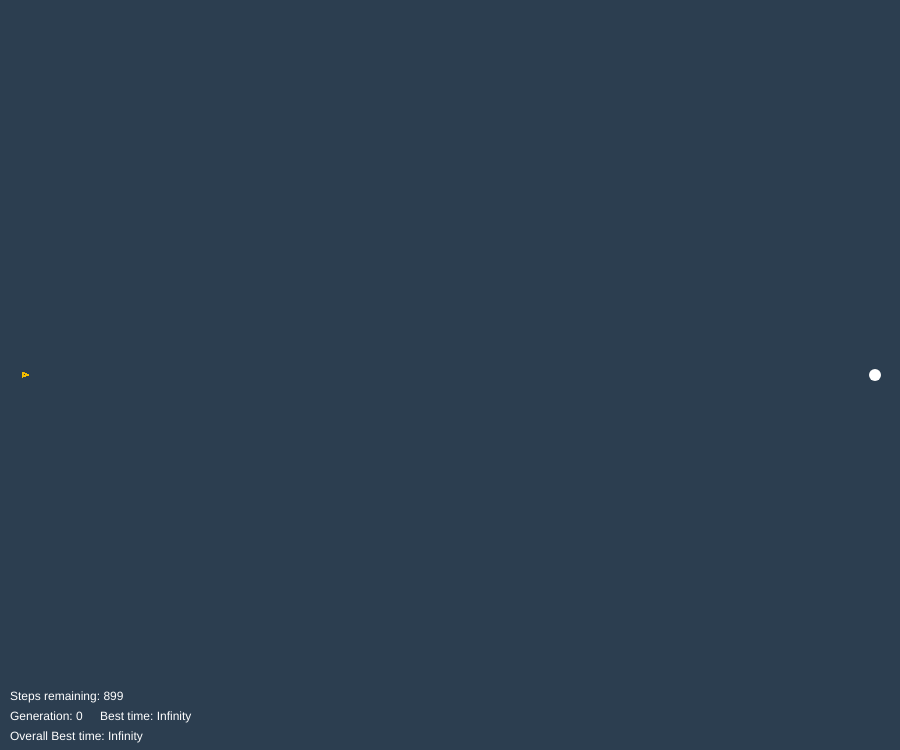
Frame 1 (no input)
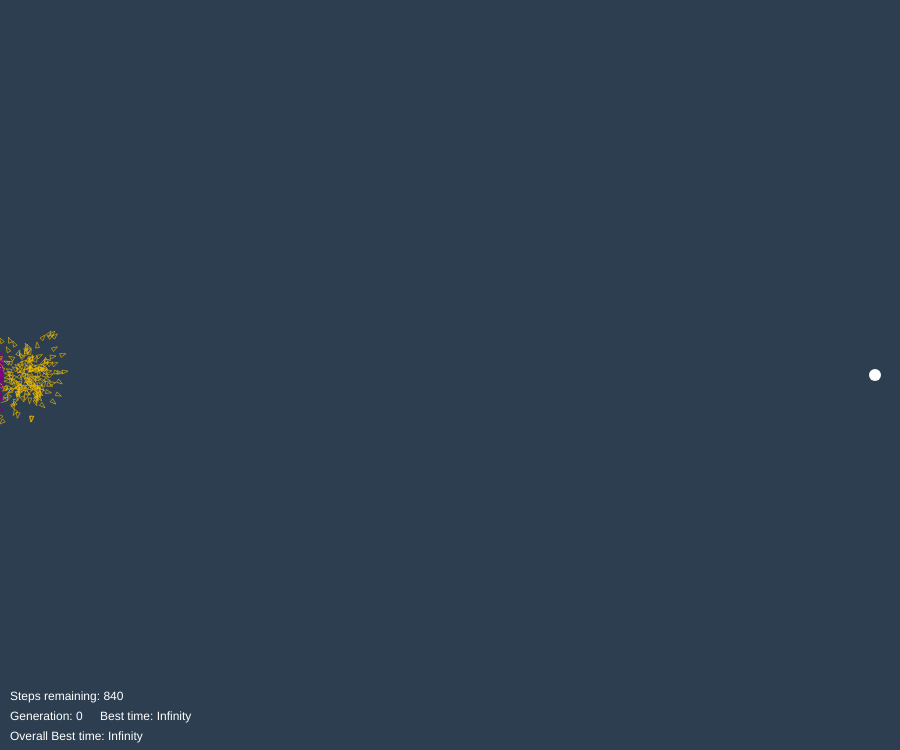
Frame 60 (no input)
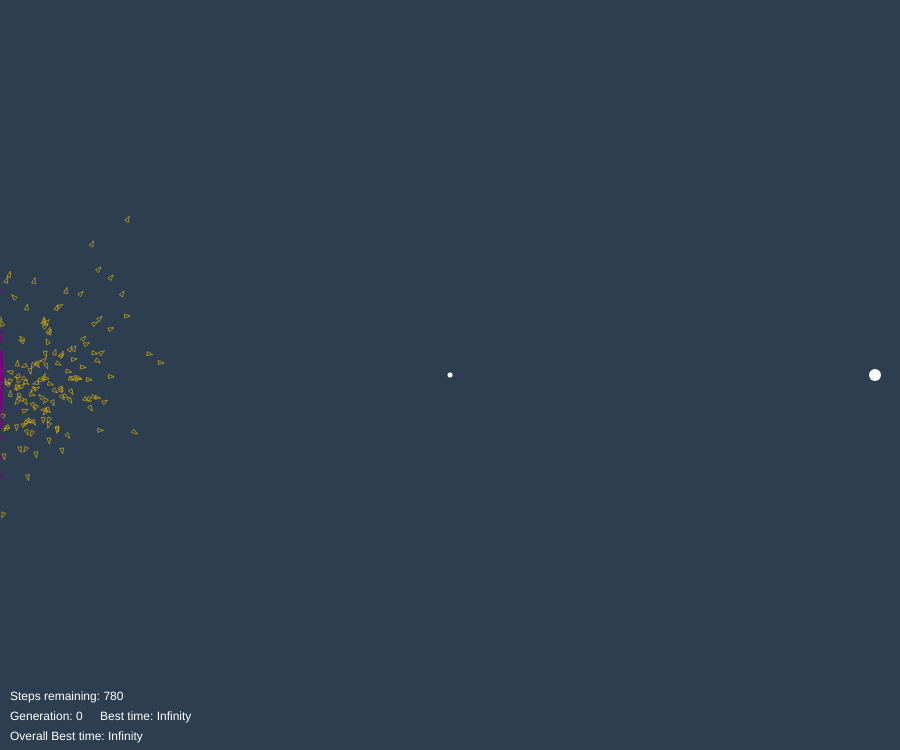
Frame 120 (the mouse pressed at the canvas centre since frame 60)

The p5.js sketch that drew these frames (run headless with seeded random() and noise() and a simulated clock; from frame 60 on, the mouse is pressed at the canvas centre):

// p5.js sketch
// ── sketch.js
let width, height;
let x, y;
let start_time;
let draw_best_header, draw_best_body;
let destination;
let population;
const obstacles = [];
let x1, y1;
let newRect;

function setup() {
  width = windowWidth * 0.75;
  height = windowHeight * 0.75;
  x = (windowWidth - width) / 2;
  y = (windowHeight - height) / 2;
  const cnv = createCanvas(width, height);
  cnv.position(x, y);
  init();
}

function init() {
  const mutation_rate = 0.01;
  const population_size = 200;
  destination = createVector(width - 25, height/2);
  population = new Population(mutation_rate, population_size);
}
 
function draw() {
  background(44, 62, 80);
  const cycle = population.show();

  fill(255);
  noStroke();
  ellipse(destination.x, destination.y, 12, 12);
  text(`Steps remaining: ${cycle}`, 10, height - 50);
  text(`Generation: ${population.generation}`, 10, height - 30);
  text(`Best time: ${population.gen_fastest_time}`, 100, height - 30);
  text(`Overall Best time: ${population.fastest_time}`, 10, height - 10);
  for (let i = 0; i < obstacles.length; i++) {
    stroke(255);
    strokeWeight(2);
    line(obstacles[i].x1, obstacles[i].y1, obstacles[i].x2, obstacles[i].y2);
  }
  if (!cycle) {
    const gft = population.gen_fastest_time;
    population.evolve(destination);
    // console.log(`Best fitness from last generation: ${population.max_fitness} with a time of ${gft}`);
  }

  if (x1) {
    stroke(255);
    strokeWeight(5);
    line(x1, y1, mouseX, mouseY);
  }

}

function mousePressed() {
  if (mouseX > 0 && mouseX < width && mouseY > 0 && mouseY < height) { 
    if (!x1) {
      x1 = mouseX;
      y1 = mouseY;
    } else {
      obstacles.push({x1, y1, x2: mouseX, y2: mouseY });
      x1 = null;
      y1 = null;
    }
  } else {
    x1 = null;
    y1 = null;
  }
  
  // prevent default
  return false;
}


// ── dna.js
class DNA {
  constructor(lifespan) {
    this.lifespan = lifespan;
    this.slice_point = ceil(random(0, this.lifespan));
    this.genes = [];
    this.fitness = 0;
    this.accept_probability = 0.01;
    this.mutation_mag = 0.1;
    for (let i = 0; i < this.lifespan; i++) {
      this.genes[i] = p5.Vector.random2D();
      this.genes[i].setMag(0.1);
    }
 }
 
 breedWith(parent_b, _className, params) {
  const child = new _className(params);
  for (let i = 0; i < this.genes.length; i++) {
    if (i < this.slice_point) child.dna.genes[i] = this.genes[i];
    else child.dna.genes[i] = parent_b.genes[i];
  }
  return child;
 }

 mutate(mutation_rate) {
  for (let i = 0; i < this.genes.length; i++) {
    const random_num = random(0,1);
    if (random_num < mutation_rate) {
      const randomVector = p5.Vector.random2D();
      randomVector.setMag(this.mutation_mag);
      this.genes[i] = randomVector;
    }
  }
 }
}
// ── population.js
class Population {
  constructor(rate = 0.005, num_ind = 200) {
    this.lifespan = floor(width);
    this.generation = 0;
    this.finished = false;
    this.init_mutation_rate = rate;
    this.mutation_rate = this.init_mutation_rate;
    this.mutation_change = 0.97;
    this.perfect_score = 1;
    this.num_individuals = num_ind;
    this.fitness_sum = 0;
    this.max_fitness = 0;
    this.rockets = [];
    for (let i = 0; i < this.num_individuals; i++) {
      this.rockets[i] = new Rocket(this.lifespan);
    }
    this.cycle = this.lifespan;
    this.fastest_time = Infinity;
    this.gen_fastest_time = Infinity;

    this.any_rocket_arrived = false;
  }

  show() {
    let rockets_finished = 0;
    if (this.cycle > this.lifespan) return;
    for (let i = 0; i < this.rockets.length; i++) {
      const cycle_arrived = this.rockets[i].update(this.cycle);
      if (cycle_arrived) {
        this.any_rocket_arrived = true;
        const time = this.lifespan - cycle_arrived;
        if (time < this.gen_fastest_time) this.gen_fastest_time = time;
      }
      this.rockets[i].show();
      if (this.rockets[i].crashed || this.rockets[i].arrived || this.rockets[i].fled) rockets_finished++;
    }
    if (rockets_finished === this.rockets.length) return;
    this.cycle--;
    return this.cycle;
  }

  evolve(destination) {
    this.cycle = this.lifespan;
    if (this.gen_fastest_time < this.fastest_time) this.fastest_time = this.gen_fastest_time;
    this.calculate_fitness(destination, this.cycle);
    this.updateMutation();
    this.generate();
    this.generation++;
    this.any_rocket_arrived = false;
    this.gen_fastest_time = Infinity;
  }

  // Calculate Fitness
  calculate_fitness(destination) {
    this.fitness_sum = 0;
    this.max_fitness = 0;
    for (let i = 0; i < this.rockets.length; i++) {
      const fitness = this.rockets[i].calculate_fitness(destination);
      if (fitness > this.max_fitness) this.max_fitness = fitness;
      this.fitness_sum += fitness;
    }
  }

  // Create next generation
  generate() {
    const next_generation = [];
    for (let i = 0; i < this.rockets.length; i++) {
      const parent_a = this.pickOne(this.rockets);
      const parent_b = this.pickOne(this.rockets);
      const child = parent_a.dna.breedWith(parent_b.dna, Rocket);
      child.dna.mutate(this.mutation_rate);
      next_generation[i] = child;
    }
    this.generation++;
    this.rockets = next_generation;
  }

  updateMutation() {
    if (this.any_rocket_arrived) {
      this.mutation_rate *= this.mutation_change;
    } else {
      this.mutation_rate = this.init_mutation_rate;
    }
  }

  // Natural selection based on a weighted random based on fitness
  pickOne(list) {
    let index = 0;
    let r = random(0, this.fitness_sum);
    while (r > 0) {
      r -= list[index].dna.fitness;
      index++;
    }

    return list[index-1];
  }
}
// ── rocket.js
class Rocket {
  constructor(lifespan) {
    this.lifespan = lifespan;
    this.pos = createVector(25,height/2);
    this.vel = createVector();
    this.acc = createVector();
    this.special = false;
    this.color = this.special ? color('red') : color(246, 193, 1, 150);
    this.dna = new DNA(this.lifespan);
    this.max_speed = 3;
    this.arrived = false;
    this.crashed = false;
    this.fled = false;
    this.abs_dist;
    this.cycle_arrived = 0;
    this.cycle_failed = this.lifespan;
    this.collision_dist = 2;
  }

  applyForce(force) {
    this.acc.add(force);
  }

  // pass in target (x & y coordinates that it is trying to reach) 
  calculate_fitness() {
    if (this.arrived) {
      this.dna.fitness = 1;
    } else  {
      const inverse_dist = 1 / (this.abs_dist + 0.00000001);
      this.dna.fitness = pow(inverse_dist, 3);
    }

    if (this.crashed) this.dna.fitness *= 0.1;
    if (this.fled) this.dna.fitness *= 0.5;
    this.dna.fitness *= ((this.cycle_arrived / this.lifespan) + 0.00000001); 

    
    return this.dna.fitness;
  }

  update(cycle) {
    this.abs_dist = abs(dist(this.pos.x, this.pos.y, destination.x, destination.y));
    if (this.abs_dist < 6 && !this.arrived) {
      this.arrived = true;
      this.color = color('green');
      this.cycle_arrived = cycle;
    }

    if (this.pos.x < 0 || this.pos.x > width || this.pos.y < 0 || this.pos.y > height) {
      this.fled = true;
      this.color = color('purple');
      this.cycle_failed = cycle;
    }

    for (let i = 0; i < obstacles.length; i++) {
      if (this.intersectsObstacles(obstacles)) {
        this.crashed = true;
        this.color = color('red');
        this.cycle_failed = cycle;
      }
    }

    this.applyForce(this.dna.genes[cycle]);
    if (!this.arrived && !this.crashed && !this.fled) {
      this.vel.add(this.acc);
      this.vel.limit(this.max_speed);
      this.pos.add(this.vel);
      this.acc.mult(0);
    }
    return this.cycle_arrived;
  }

  intersectsObstacles(obs) {
    for (let i = 0; i < obs.length; i++) {
      const distance = this.calcDistanceToLineSegment(obs[i]);
      if (distance < this.collision_dist) return true;
    }
    return false;
  }

  calcDistanceToLineSegment(o) {
    const dist_a = dist(this.pos.x, this.pos.y, o.x1, o.y1);
    const dist_b = dist(this.pos.x, this.pos.y, o.x2, o.y2);
    const dist_c = dist(o.x1, o.y1,o.x2, o.y2);
    
    if (sq(dist_b) > (sq(dist_a) + sq(dist_c))) {
      return dist_a;
    } else if(sq(dist_a) > (sq(dist_b) + sq(dist_c))) {
      return dist_b;
    } else {
      const s = (dist_a + dist_b + dist_c)/2;
      return (2/dist_c) * sqrt(s * (s-dist_a)*(s-dist_b)*(s-dist_c));
    }
  }

  show() {
    strokeWeight(1);
    stroke(this.color);
    noFill(); // It is more performant without filling

		const r = 3;
		const angle = this.vel.heading();
		const anglePlus = 2.5;
    triangle(
			this.pos.x + Math.cos(angle) * r, this.pos.y + Math.sin(angle) * r,
			this.pos.x + Math.cos(angle + anglePlus) * r, this.pos.y + Math.sin(angle + anglePlus) * r,
			this.pos.x + Math.cos(angle - anglePlus) * r, this.pos.y + Math.sin(angle - anglePlus) * r
    );
   }
}
// ── species.js
class Species {
  constructor(id, rate, lifespan) {
    this.id = id;
    this.init_mutation_rate = rate;
    this.lifespan = lifespan;
    this.rockets = [];
    this.gen_fastest_time = Infinity;
    this.fastest_time = Infinity;
    this.finished = false;
    this.mutation_rate = this.init_mutation_rate;
    this.mutation_change = 0.97;
    this.perfect_score = 1;
    this.fitness_sum = 0;
    this.avg_fitness;
    this.max_fitness = 0;
    this.species_arrived = false;
    switch(id) {
      case 0:
        this.color = color(246, 193, 1, 255);
        this.name = " - Yellow";
        break;
      case 1:
        this.color = color(1, 193, 246, 255);
        this.name = " - Blue";
        break;
      case 2: 
        this.color = color(50, 205, 50, 255);
        this.name = " - Green";
        break;
    }
  }

  get count() {
    return this.rockets.length;
  }

  addRockets(count) {
    for (let i = 0; i < count; i++) {
      this.rockets.push(new Rocket({lifespan: this.lifespan, species: this.id, color: this.color}));
    }
  }

  // Update goes before Evolution logic
  update(cycle) {
    let rockets_finished = 0;
    for (let i = 0; i < this.rockets.length; i++) {
      const cycle_arrived = this.rockets[i].update(cycle);
      if (cycle_arrived) {
        this.species_arrived = true;
        const time = this.lifespan - cycle_arrived;
        if (time < this.gen_fastest_time) this.gen_fastest_time = time;
        if (time < this.fastest_time) this.fastest_time = time;
      }
      this.rockets[i].show();
      if (this.rockets[i].crashed || this.rockets[i].arrived || this.rockets[i].fled) rockets_finished++;
    }
    return rockets_finished;
  }

  // Evolution functions
  calculate_fitness(destination) {
    this.fitness_sum = 0;

    // Calculate fitness for all rockets in this species
    for (let i = 0; i < this.rockets.length; i++) {
      const fitness = this.rockets[i].calculate_fitness(destination);
      if (fitness > this.max_fitness)  {
        this.max_fitness = fitness;
      }
      this.fitness_sum += fitness;
    }
    // If arrived then reduce mutation rate
    if (this.species_arrived) {
      this.mutation_rate *= this.mutation_change;
    } else {
      this.mutation_rate = this.init_mutation_rate;
    }
    // Get the average for the species
    this.avg_fitness = this.fitness_sum / this.rockets.length;
    return this.avg_fitness;
  }

  // Generate list of offspring
  generate(num_in_next_gen) {
      const next_generation = [];
      for (let i = 0; i < num_in_next_gen; i++) {
        const parent_a = this.pickOne(this.rockets);
        const parent_b = this.pickOne(this.rockets);
        const child = parent_a.dna.breedWith(parent_b.dna, Rocket, { lifespan: this.lifespan, species: this.id, color: this.color });
        child.dna.mutate(this.mutation_rate);
        next_generation[i] = child;
      }
      this.rockets = next_generation;
  }

  // Natural selection based on a weighted random based on fitness
  pickOne(list) {
    let index = 0;
    let r = random(0, this.fitness_sum);
    while (r > 0) {
      r -= list[index].dna.fitness;
      index++;
    }

    return list[index-1];
  }
}
